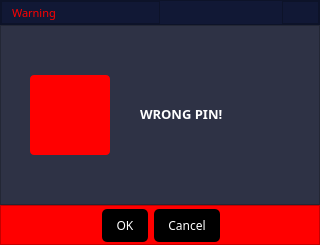
<?xml version="1.0" encoding="UTF-8"?>
<ui version="4.0">
 <class>Dialog</class>
 <widget class="QDialog" name="Dialog">
  <property name="geometry">
   <rect>
    <x>0</x>
    <y>0</y>
    <width>320</width>
    <height>245</height>
   </rect>
  </property>
  <property name="windowTitle">
   <string>Dialog</string>
  </property>
  <layout class="QVBoxLayout" name="verticalLayout">
   <property name="spacing">
    <number>0</number>
   </property>
   <property name="leftMargin">
    <number>0</number>
   </property>
   <property name="topMargin">
    <number>0</number>
   </property>
   <property name="rightMargin">
    <number>0</number>
   </property>
   <property name="bottomMargin">
    <number>0</number>
   </property>
   <item>
    <widget class="QFrame" name="titlebar">
     <property name="minimumSize">
      <size>
       <width>0</width>
       <height>25</height>
      </size>
     </property>
     <property name="maximumSize">
      <size>
       <width>16777215</width>
       <height>25</height>
      </size>
     </property>
     <property name="styleSheet">
      <string notr="true">background-color: rgb(17, 24, 53);
color: rgb(255, 247, 1);

</string>
     </property>
     <property name="frameShape">
      <enum>QFrame::StyledPanel</enum>
     </property>
     <property name="frameShadow">
      <enum>QFrame::Raised</enum>
     </property>
     <layout class="QHBoxLayout" name="horizontalLayout_7">
      <property name="spacing">
       <number>0</number>
      </property>
      <property name="leftMargin">
       <number>0</number>
      </property>
      <property name="topMargin">
       <number>0</number>
      </property>
      <property name="rightMargin">
       <number>0</number>
      </property>
      <property name="bottomMargin">
       <number>0</number>
      </property>
      <item>
       <widget class="QFrame" name="frame_8">
        <property name="font">
         <font>
          <pointsize>7</pointsize>
         </font>
        </property>
        <property name="frameShape">
         <enum>QFrame::StyledPanel</enum>
        </property>
        <property name="frameShadow">
         <enum>QFrame::Raised</enum>
        </property>
        <layout class="QHBoxLayout" name="horizontalLayout_8">
         <property name="spacing">
          <number>0</number>
         </property>
         <property name="leftMargin">
          <number>10</number>
         </property>
         <property name="topMargin">
          <number>0</number>
         </property>
         <property name="rightMargin">
          <number>0</number>
         </property>
         <property name="bottomMargin">
          <number>0</number>
         </property>
         <item>
          <widget class="QLabel" name="label_3">
           <property name="font">
            <font>
             <family>Orbitron</family>
             <pointsize>8</pointsize>
            </font>
           </property>
           <property name="styleSheet">
            <string notr="true">color: rgb(255, 0, 0);</string>
           </property>
           <property name="text">
            <string>Warning</string>
           </property>
          </widget>
         </item>
        </layout>
       </widget>
      </item>
      <item alignment="Qt::AlignRight">
       <widget class="QFrame" name="frame_3">
        <property name="frameShape">
         <enum>QFrame::StyledPanel</enum>
        </property>
        <property name="frameShadow">
         <enum>QFrame::Raised</enum>
        </property>
        <layout class="QHBoxLayout" name="horizontalLayout_9">
         <property name="spacing">
          <number>7</number>
         </property>
         <property name="leftMargin">
          <number>0</number>
         </property>
         <property name="topMargin">
          <number>0</number>
         </property>
         <property name="rightMargin">
          <number>0</number>
         </property>
         <property name="bottomMargin">
          <number>0</number>
         </property>
         <item>
          <widget class="QPushButton" name="btn_close">
           <property name="minimumSize">
            <size>
             <width>35</width>
             <height>20</height>
            </size>
           </property>
           <property name="maximumSize">
            <size>
             <width>35</width>
             <height>20</height>
            </size>
           </property>
           <property name="toolTip">
            <string>Close</string>
           </property>
           <property name="styleSheet">
            <string notr="true">QPushButton{	
	color: rgb(42, 41, 41);
	border-radius : 2px;
}

QPushButton:hover{	
	
	color: rgb(42, 41, 41);
	background-color: rgb(255, 0, 0);
}
QToolTip {	
	color: rgb(15, 15, 15);
}</string>
           </property>
           <property name="text">
            <string/>
           </property>
           <property name="icon">
            <iconset>
             <normaloff>../../../../02. Project 2024/Python/drone-detector/assets/icon/x.svg</normaloff>../../../../02. Project 2024/Python/drone-detector/assets/icon/x.svg</iconset>
           </property>
           <property name="iconSize">
            <size>
             <width>15</width>
             <height>15</height>
            </size>
           </property>
          </widget>
         </item>
        </layout>
       </widget>
      </item>
     </layout>
    </widget>
   </item>
   <item>
    <widget class="QFrame" name="frame_messageBox">
     <property name="minimumSize">
      <size>
       <width>320</width>
       <height>180</height>
      </size>
     </property>
     <property name="maximumSize">
      <size>
       <width>320</width>
       <height>180</height>
      </size>
     </property>
     <property name="styleSheet">
      <string notr="true">background-color: rgb(46, 50, 69);</string>
     </property>
     <property name="frameShape">
      <enum>QFrame::StyledPanel</enum>
     </property>
     <property name="frameShadow">
      <enum>QFrame::Raised</enum>
     </property>
     <property name="lineWidth">
      <number>0</number>
     </property>
     <layout class="QHBoxLayout" name="horizontalLayout">
      <property name="spacing">
       <number>0</number>
      </property>
      <property name="leftMargin">
       <number>0</number>
      </property>
      <property name="topMargin">
       <number>0</number>
      </property>
      <property name="rightMargin">
       <number>20</number>
      </property>
      <property name="bottomMargin">
       <number>0</number>
      </property>
      <item alignment="Qt::AlignHCenter|Qt::AlignVCenter">
       <widget class="QLabel" name="label_criticalIcon">
        <property name="minimumSize">
         <size>
          <width>80</width>
          <height>80</height>
         </size>
        </property>
        <property name="maximumSize">
         <size>
          <width>80</width>
          <height>80</height>
         </size>
        </property>
        <property name="styleSheet">
         <string notr="true">QLabel {
	background-color: #ff0000;
	border-radius: 4px;
}</string>
        </property>
        <property name="text">
         <string/>
        </property>
        <property name="pixmap">
         <pixmap>../assets/icon/triangle-exclamation-solid-full.svg</pixmap>
        </property>
        <property name="scaledContents">
         <bool>true</bool>
        </property>
       </widget>
      </item>
      <item>
       <widget class="QLabel" name="label_infoText">
        <property name="minimumSize">
         <size>
          <width>159</width>
          <height>149</height>
         </size>
        </property>
        <property name="maximumSize">
         <size>
          <width>159</width>
          <height>149</height>
         </size>
        </property>
        <property name="font">
         <font>
          <family>Orbitron</family>
         </font>
        </property>
        <property name="text">
         <string>&lt;html&gt;&lt;head/&gt;&lt;body&gt;&lt;p&gt;&lt;span style=&quot; font-size:10pt; font-weight:600; color:#ffffff;&quot;&gt;WRONG PIN!&lt;/span&gt;&lt;/p&gt;&lt;/body&gt;&lt;/html&gt;</string>
        </property>
        <property name="wordWrap">
         <bool>true</bool>
        </property>
       </widget>
      </item>
     </layout>
    </widget>
   </item>
   <item>
    <widget class="QFrame" name="frame_button">
     <property name="minimumSize">
      <size>
       <width>320</width>
       <height>40</height>
      </size>
     </property>
     <property name="maximumSize">
      <size>
       <width>320</width>
       <height>40</height>
      </size>
     </property>
     <property name="styleSheet">
      <string notr="true">QFrame {
background-color: rgb(255, 0, 0);
}</string>
     </property>
     <property name="frameShape">
      <enum>QFrame::StyledPanel</enum>
     </property>
     <property name="frameShadow">
      <enum>QFrame::Raised</enum>
     </property>
     <property name="lineWidth">
      <number>0</number>
     </property>
     <layout class="QHBoxLayout" name="horizontalLayout_2">
      <property name="spacing">
       <number>0</number>
      </property>
      <property name="leftMargin">
       <number>0</number>
      </property>
      <property name="topMargin">
       <number>0</number>
      </property>
      <property name="rightMargin">
       <number>0</number>
      </property>
      <property name="bottomMargin">
       <number>0</number>
      </property>
      <item>
       <widget class="QDialogButtonBox" name="buttonBox">
        <property name="sizePolicy">
         <sizepolicy hsizetype="Preferred" vsizetype="Preferred">
          <horstretch>0</horstretch>
          <verstretch>0</verstretch>
         </sizepolicy>
        </property>
        <property name="minimumSize">
         <size>
          <width>320</width>
          <height>40</height>
         </size>
        </property>
        <property name="maximumSize">
         <size>
          <width>320</width>
          <height>40</height>
         </size>
        </property>
        <property name="font">
         <font>
          <family>Orbitron</family>
          <pointsize>8</pointsize>
         </font>
        </property>
        <property name="cursor">
         <cursorShape>PointingHandCursor</cursorShape>
        </property>
        <property name="styleSheet">
         <string notr="true">QPushButton {
                background-color: #000000;
	            color: #ffffff;
                font-family: Orbitron;
                font-size: 12px;
                border: none;
                padding: 8px 14px;
                border-radius: 5px;
            }
            QPushButton:hover {
                background-color: #62615F;
	            color: #ffffff;
            }
            QPushButton:pressed {
                background-color: #fff701;
                color: #000000;
            }</string>
        </property>
        <property name="orientation">
         <enum>Qt::Horizontal</enum>
        </property>
        <property name="standardButtons">
         <set>QDialogButtonBox::Cancel|QDialogButtonBox::Ok</set>
        </property>
        <property name="centerButtons">
         <bool>true</bool>
        </property>
       </widget>
      </item>
     </layout>
    </widget>
   </item>
  </layout>
 </widget>
 <resources/>
 <connections/>
</ui>
